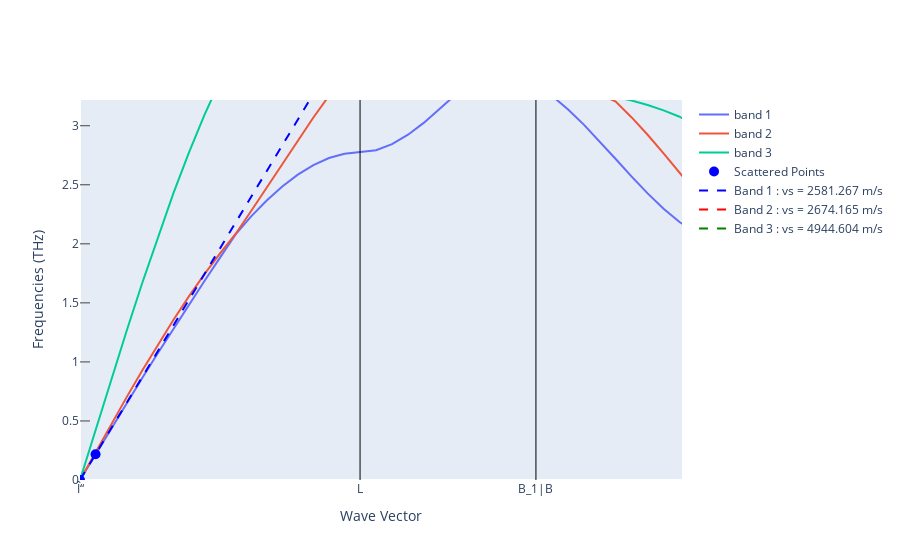
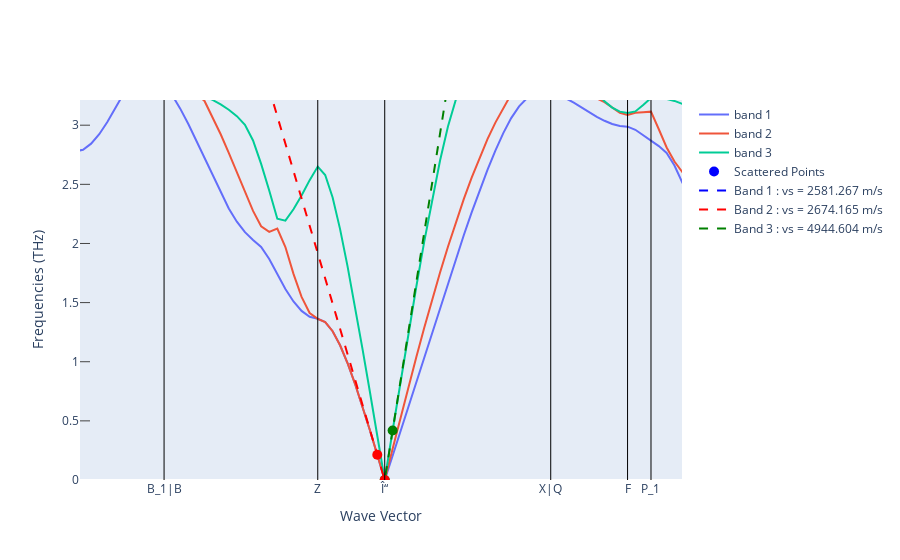

The notebook cell these images were saved under, in order:
### Code cell
# Main Code
f_list = [[f[0][0][0], f[0][0][1]], [f[3][1][-2], f[3][1][-1]], [f[4][2][0], f[4][2][1]]]
q_list = [[q[0][0], q[0][1]],       [q[3][-2], q[3][-1]],       [q[4][0], q[4][1]]]

ph_bs.bands = ph_bs.bands[0:3]

fig_ph_bs = get_plot_bs(ph_bs, plot_range=[0, 5])
color = ['blue', 'blue', 'red', 'red', 'green', 'green']

labels = [
    f'Band 1 : vs = {v_list[0]:.3f} m/s',
    f'Band 2 : vs = {v_list[1]:.3f} m/s',
    f'Band 3 : vs = {v_list[2]:.3f} m/s'
]
# Add points and dashed lines
add_scattered_points(fig_ph_bs, q_list, f_list, color)
add_dashed_lines(fig_ph_bs, q_list, f_list, color,labels)

zoom_into_region(fig_ph_bs, q_list[0], f_list[0],xleft=0)
fig_ph_bs.show()

zoom_into_region(fig_ph_bs, q_list[1], f_list[1])
fig_ph_bs.show()
